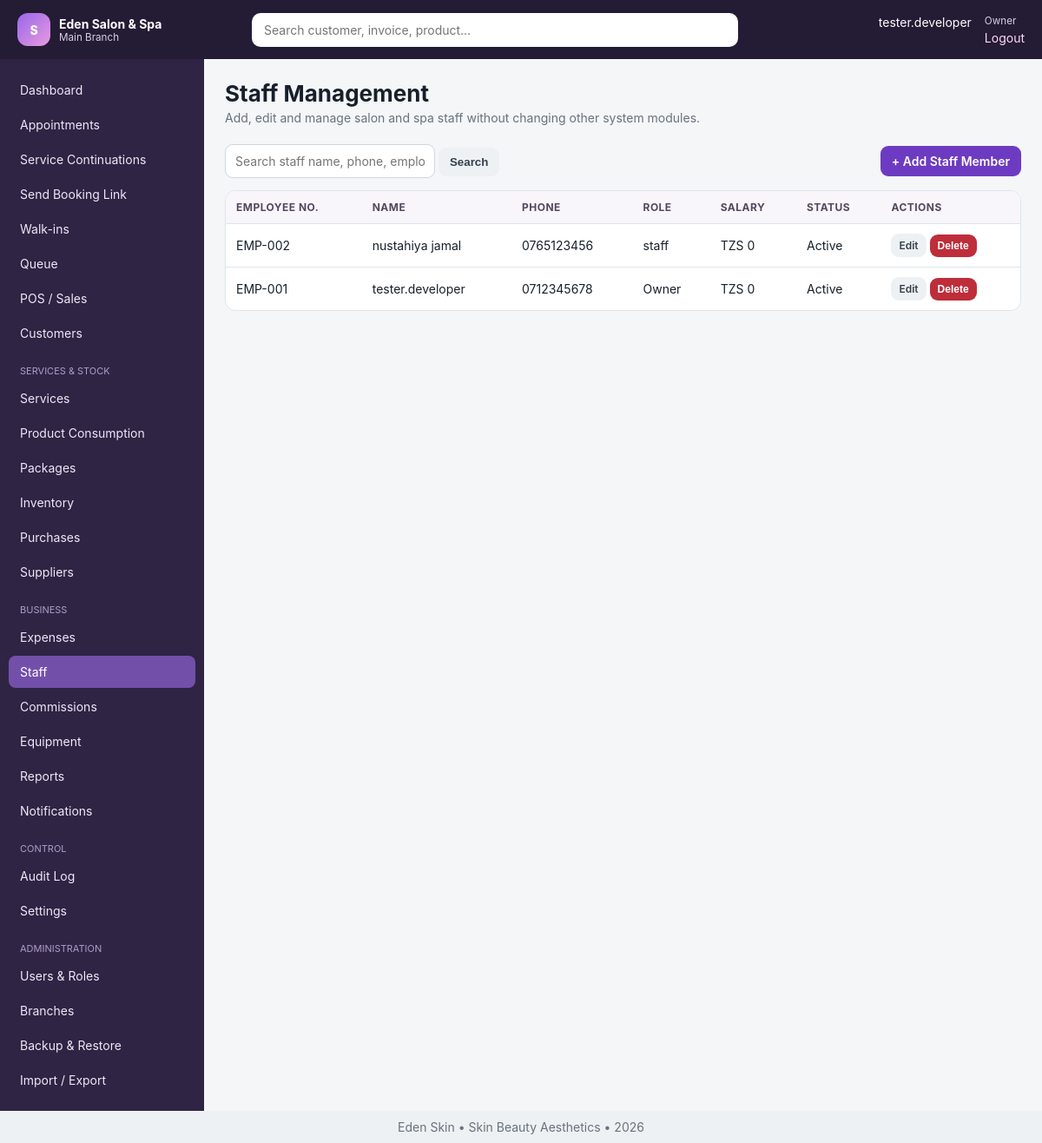
/modules/staff.php (signed in), run on the app's committed database.
### tables this page shows
CREATE TABLE `settings` (
  `id` int(11) NOT NULL AUTO_INCREMENT,
  `branch_id` int(11) DEFAULT NULL,
  `setting_key` varchar(100) NOT NULL,
  `setting_value` text DEFAULT NULL,
  `setting_group` varchar(80) DEFAULT 'general',
  `updated_by` int(11) DEFAULT NULL,
  `updated_at` datetime DEFAULT current_timestamp() ON UPDATE current_timestamp(),
  PRIMARY KEY (`id`),
  UNIQUE KEY `uniq_setting` (`branch_id`,`setting_key`),
  KEY `updated_by` (`updated_by`),
  CONSTRAINT `settings_ibfk_1` FOREIGN KEY (`branch_id`) REFERENCES `branches` (`id`) ON DELETE CASCADE,
  CONSTRAINT `settings_ibfk_2` FOREIGN KEY (`updated_by`) REFERENCES `users` (`id`) ON DELETE SET NULL
);

CREATE TABLE `users` (
  `id` int(11) NOT NULL AUTO_INCREMENT,
  `branch_id` int(11) NOT NULL,
  `staff_id` int(11) DEFAULT NULL,
  `role_id` int(11) NOT NULL,
  `username` varchar(80) NOT NULL,
  `password_hash` varchar(255) NOT NULL,
  `status` enum('active','inactive','locked') DEFAULT 'active',
  `last_login_at` datetime DEFAULT NULL,
  `created_at` datetime DEFAULT current_timestamp(),
  PRIMARY KEY (`id`),
  UNIQUE KEY `username` (`username`),
  KEY `branch_id` (`branch_id`),
  KEY `staff_id` (`staff_id`),
  KEY `role_id` (`role_id`),
  CONSTRAINT `users_ibfk_1` FOREIGN KEY (`branch_id`) REFERENCES `branches` (`id`),
  CONSTRAINT `users_ibfk_2` FOREIGN KEY (`staff_id`) REFERENCES `staff` (`id`) ON DELETE SET NULL,
  CONSTRAINT `users_ibfk_3` FOREIGN KEY (`role_id`) REFERENCES `roles` (`id`)
);

CREATE TABLE `branches` (
  `id` int(11) NOT NULL AUTO_INCREMENT,
  `business_id` int(11) NOT NULL,
  `name` varchar(120) NOT NULL,
  `code` varchar(20) NOT NULL,
  `phone` varchar(30) DEFAULT NULL,
  `email` varchar(120) DEFAULT NULL,
  `address` varchar(255) DEFAULT NULL,
  `opening_time` time DEFAULT '08:00:00',
  `closing_time` time DEFAULT '20:00:00',
  `status` enum('active','inactive') DEFAULT 'active',
  `created_at` datetime DEFAULT current_timestamp(),
  PRIMARY KEY (`id`),
  UNIQUE KEY `code` (`code`),
  KEY `business_id` (`business_id`),
  CONSTRAINT `branches_ibfk_1` FOREIGN KEY (`business_id`) REFERENCES `businesses` (`id`)
);

CREATE TABLE `staff` (
  `id` int(11) NOT NULL AUTO_INCREMENT,
  `branch_id` int(11) NOT NULL,
  `employee_no` varchar(30) DEFAULT NULL,
  `photo` varchar(255) DEFAULT NULL,
  `full_name` varchar(150) NOT NULL,
  `phone` varchar(30) DEFAULT NULL,
  `email` varchar(120) DEFAULT NULL,
  `gender` enum('Male','Female','Other') DEFAULT 'Female',
  `date_of_birth` date DEFAULT NULL,
  `address` varchar(255) DEFAULT NULL,
  `role_title` varchar(100) DEFAULT NULL,
  `salary` decimal(14,2) DEFAULT 0.00,
  `default_commission_type` enum('percentage','fixed') DEFAULT 'percentage',
  `default_commission_value` decimal(10,2) DEFAULT 0.00,
  `employment_date` date DEFAULT NULL,
  `emergency_contact` varchar(120) DEFAULT NULL,
  `status` enum('active','inactive','terminated') DEFAULT 'active',
  `created_at` datetime DEFAULT current_timestamp(),
  `updated_at` datetime DEFAULT NULL,
  PRIMARY KEY (`id`),
  UNIQUE KEY `employee_no` (`employee_no`),
  KEY `branch_id` (`branch_id`),
  CONSTRAINT `staff_ibfk_1` FOREIGN KEY (`branch_id`) REFERENCES `branches` (`id`)
);

CREATE TABLE `roles` (
  `id` int(11) NOT NULL AUTO_INCREMENT,
  `name` varchar(80) NOT NULL,
  `description` varchar(255) DEFAULT NULL,
  `is_system` tinyint(1) DEFAULT 0,
  `created_at` datetime DEFAULT current_timestamp(),
  PRIMARY KEY (`id`),
  UNIQUE KEY `name` (`name`)
);

### includes/functions.php (called while the page is built, shortened)
<?php
function app_config(): array {
    static $config;
    if (!$config) {
        $file=dirname(__DIR__).'/config.php';
        $config=require $file;
    }
    return $config;
}
function e(mixed $v): string { return htmlspecialchars((string)$v, ENT_QUOTES, 'UTF-8'); }
function url(string $path=''): string { $base=rtrim(app_config()['app']['base_url'] ?? '', '/'); return $base.'/'.ltrim($path,'/'); }
function money(float|int|string|null $n): string { return 'TZS '.number_format((float)$n,0,'.',','); }
function setting(string $key,mixed $default=null,?int $branchId=null): mixed {
    try { $branchId=$branchId??current_branch_id(); $r=one('SELECT setting_value FROM settings WHERE setting_key=? AND (branch_id=? OR branch_id IS NULL) ORDER BY branch_id IS NOT NULL DESC LIMIT 1',[$key,$branchId]); return $r ? $r['setting_value'] : $default; } catch(Throwable){ return $default; }
}

### config.php (called while the page is built)
<?php
return array (
  'db' =>
  array (
    'host' => '127.0.0.1',
    'port' => '3306',
    'name' => 'salon_spa_tz',
    'user' => 'root',
    'pass' => '',
    'charset' => 'utf8mb4',
  ),
  'app' =>
  array (
    'name' => 'Salon & Spa Manager',
    'base_url' => '/salon_spa_management_system',
    'timezone' => 'Africa/Dar_es_Salaam',
    'currency' => 'TZS',
    'session_timeout' => 3600,
    'debug' => false,
  ),
);

### includes/auth.php (called while the page is built, shortened)
<?php
function is_logged_in(): bool { return !empty($_SESSION['user_id']); }
function require_login(): void {
    if(!current_user()){ logout_user(); redirect('login.php'); }
}
function current_user(): ?array { static $u; if(!is_logged_in())return null; if(!$u)$u=one('SELECT u.*,r.name role_name,s.full_name staff_name,b.name branch_name FROM users u JOIN roles r ON r.id=u.role_id LEFT JOIN staff s ON s.id=u.staff_id LEFT JOIN branches b ON b.id=u.branch_id WHERE u.id=?',[$_SESSION['user_id']]); return $u; }
function current_branch_id(): ?int {
    if(isset($_SESSION['branch_id']) && (int)$_SESSION['branch_id']>0) return (int)$_SESSION['branch_id'];
    return null;
}
function can(string $code): bool { $u=current_user(); return $u && ($u['role_name']==='Owner' || in_array($code,permissions(),true)); }
function require_permission(string $code): void { require_login(); if(!can($code)){http_response_code(403); include dirname(__DIR__).'/403.php'; exit;} }

### includes/db.php (called while the page is built, shortened)
<?php
function db(): PDO {
    static $pdo = null;
    if ($pdo instanceof PDO) return $pdo;
    $cfg = app_config()['db'];
    $dsn = sprintf('mysql:host=%s;port=%s;dbname=%s;charset=%s', $cfg['host'], $cfg['port'], $cfg['name'], $cfg['charset']);
    $pdo = new PDO($dsn, $cfg['user'], $cfg['pass'], [
        PDO::ATTR_ERRMODE => PDO::ERRMODE_EXCEPTION,
        PDO::ATTR_DEFAULT_FETCH_MODE => PDO::FETCH_ASSOC,
        PDO::ATTR_EMULATE_PREPARES => false,
    ]);
    return $pdo;
}
function q(string $sql, array $params=[]): PDOStatement { $s=db()->prepare($sql); $s->execute($params); return $s; }
function one(string $sql, array $params=[]): ?array { $r=q($sql,$params)->fetch(); return $r ?: null; }
function all(string $sql, array $params=[]): array { return q($sql,$params)->fetchAll(); }

### modules/staff.php (the view, shortened to what this page needs)
<?php
require_permission('staff.view');
$canManage = can('staff.manage');
$self = $_SERVER['SCRIPT_NAME'] ?? '/modules/staff.php';
$qterm = trim((string)($_GET['q'] ?? ''));
$params = [];
$where = '1=1';
$rows = all("SELECT * FROM staff WHERE $where ORDER BY id DESC", $params);
$title = 'Staff Management';
$subtitle = 'Add, edit and manage salon and spa staff without changing other system modules.';
include dirname(__DIR__).'/includes/header.php';
?>
<div class="toolbar">
    <form method="get" action="<?=e($self)?>">
        <input name="q" value="<?=e($qterm)?>" placeholder="Search staff name, phone, employee number or role…">
        <button class="btn light" type="submit">Search</button>
    </form>
    <?php if ($canManage): ?>
        <a class="btn" href="<?=e($self)?>?new=1">+ Add Staff Member</a>
    <?php endif; ?>
</div>
<div class="table-wrap">
    <table>
        <thead>
            <tr>
                <th>Employee No.</th>
                <th>Name</th>
                <th>Phone</th>
                <th>Role</th>
                <th>Salary</th>
                <th>Status</th>
                <th>Actions</th>
            </tr>
        </thead>
        <tbody>
        <?php foreach ($rows as $r): ?>
            <tr>
                <td><?=e($r['employee_no'] ?? '')?></td>
                <td><?=e($r['full_name'] ?? '')?></td>
                <td><?=e($r['phone'] ?? '')?></td>
                <td><?=e($r['role_title'] ?? '')?></td>
                <td><?=money($r['salary'] ?? 0)?></td>
                <td><?=e(ucfirst((string)($r['status'] ?? '')))?></td>
                <td>
                    <?php if ($canManage): ?>
                        <a class="btn small light" href="<?=e($self)?>?edit=<?=e($r['id'])?>">Edit</a>
                        <form method="post" action="<?=e($self)?>" style="display:inline">
                            <button class="btn small danger" type="submit" data-confirm="Delete this staff member?">Delete</button>
                        </form>
                    <?php else: ?>
                        <span class="muted">View only</span>
                    <?php endif; ?>
                </td>
            </tr>
        <?php endforeach; ?>
        </tbody>
    </table>
</div>
<?php include dirname(__DIR__).'/includes/footer.php'; ?>

### includes/header.php (shortened to what this page needs)
<?php
require_login(); $u=current_user(); $title=$title??'Dashboard';
function nav_file_available(string $href): bool {
    return is_file(dirname(__DIR__).'/'.ltrim($href,'/'));
}
function current_rel_script_for_nav(): string {
    $script=str_replace('\\','/',$_SERVER['SCRIPT_NAME']??'');
    $base=(string)(app_config()['app']['base_url']??'');
    $base=rtrim(str_replace('\\','/',$base),'/');
    return ltrim($script,'/');
}
$navGroups=[
 'Main'=>[
  ['dashboard.php','Dashboard','dashboard.view'],
  ['modules/appointments.php','Appointments','appointments.view'],
  ['modules/continuations.php','Service Continuations','appointments.view'],
  ['modules/booking_link.php','Send Booking Link','appointments.manage'],
  ['modules/walkins.php','Walk-ins','queue.manage'],
  ['modules/queue.php','Queue','queue.manage'],
  ['modules/pos.php','POS / Sales','sales.create'],
  ['modules/customers.php','Customers','customers.view'],
 ],
 'Services & Stock'=>[
  ['modules/services.php','Services','services.manage'],
  ['modules/service_consumption.php','Product Consumption','services.manage'],
  ['modules/packages.php','Packages','services.manage'],
  ['modules/inventory.php','Inventory','inventory.view'],
  ['modules/purchases.php','Purchases','purchases.manage'],
  ['modules/suppliers.php','Suppliers','suppliers.manage'],
 ],
 'Business'=>[
  ['modules/expenses.php','Expenses','expenses.manage'],
  ['modules/staff.php','Staff','staff.view'],
  ['modules/commissions.php','Commissions','commissions.view'],
  ['modules/equipment.php','Equipment','equipment.manage'],
  ['modules/reports.php','Reports','reports.view'],
  ['modules/notifications.php','Notifications','notifications.manage'],
 ],
 'Control'=>[
  ['modules/audit.php','Audit Log','audit.view'],
  ['modules/settings.php','Settings','settings.manage'],
 ],
 'Administration'=>[
  ['modules/users.php','Users & Roles','users.manage'],
  ['modules/branches.php','Branches','users.manage'],
  ['modules/backups.php','Backup & Restore','users.manage'],
  ['modules/imports.php','Import / Export','users.manage'],
 ],
];
$current=current_rel_script_for_nav();
$hasSearch=nav_file_available('modules/search.php');
?><!doctype html><html lang="en"><head><link rel="stylesheet" href="<?=url('assets/css/app.css')?>"></head><body>
<header class="topbar"><button class="menu-btn" data-toggle-menu>☰</button><div class="brand"><span class="brand-mark">S</span><div><strong><?=e(setting('business_name',app_config()['app']['name']))?></strong><small><?=e($u['branch_name']??'Main Branch')?></small></div></div><?php if($hasSearch):?><form class="global-search" action="<?=url('modules/search.php')?>"><input name="q" placeholder="Search customer, invoice, product…"></form><?php else:?><div class="global-search"></div><?php endif;?><div class="userbox"><span><?=e($u['staff_name']?:$u['username'])?></span><small><?=e($u['role_name'])?></small><a href="<?=url('logout.php')?>">Logout</a></div></header>
<div class="layout"><aside class="sidebar" id="sidebar"><nav><?php foreach($navGroups as $group=>$items): $visible=[]; foreach($items as $item){ [$href,$label,$perm]=$item; if(nav_file_available($href) && can($perm)) $visible[]=$item; } if(!$visible) continue; if($group!=='Main'): ?><div class="nav-heading"><?=e($group)?></div><?php endif; foreach($visible as [$href,$label,$perm]): ?><a href="<?=url($href)?>" class="<?=$current===$href?'active':''?>"><?=e($label)?></a><?php endforeach; endforeach; ?></nav></aside><main class="content"><div class="page-head"><div><h1><?=e($title)?></h1><?php if(!empty($subtitle)):?><p><?=e($subtitle)?></p><?php endif;?></div></div>

### assets/css/app.css (style rules this page uses)
:root { --bg:#f4f6f8;--panel:#fff;--ink:#17202a;--muted:#68727d;--line:#dfe5ea;--brand:#6d3bc1;--brand2:#9a67ea;--danger:#be2d3a;--success:#18794e;--warning:#a05a00;--radius:14px;--shadow:0 8px 25px rgba(34,30,50,.08) }
* { box-sizing:border-box }
body { margin:0;font-family:Inter,Segoe UI,Arial,sans-serif;background:var(--bg);color:var(--ink);font-size:14px }
a { color:var(--brand);text-decoration:none }
.topbar { height:68px;background:#241b35;color:#fff;display:flex;align-items:center;padding:0 20px;gap:20px;position:sticky;top:0;z-index:50 }
.brand { display:flex;align-items:center;gap:10px;min-width:250px }
.brand-mark { width:38px;height:38px;background:linear-gradient(135deg,var(--brand2),#e79adf);border-radius:12px;display:grid;place-items:center;font-weight:800 }
.brand small,.userbox small { display:block;color:#d8cfe5 }
.global-search { flex:1 }
.global-search input { width:100%;max-width:560px;background:#fff;border:0;border-radius:10px;padding:11px 14px }
.userbox { display:grid;grid-template-columns:auto auto;gap:1px 15px }
.userbox a { grid-column:2;color:#ffd9f6 }
.layout { display:flex;min-height:calc(100vh - 98px) }
.sidebar { width:235px;background:#2f2444;padding:14px 10px }
.sidebar a { display:block;color:#ede8f6;padding:10px 13px;margin:3px 0;border-radius:8px }
.sidebar a:hover,.sidebar a.active { background:#7250aa;color:white }
.nav-heading { color:#af9dc9;text-transform:uppercase;font-size:11px;margin:18px 13px 6px }
.content { flex:1;padding:24px;min-width:0 }
.page-head { display:flex;align-items:center;justify-content:space-between;margin-bottom:18px }
.page-head h1 { margin:0;font-size:26px }
.page-head p { margin:4px 0;color:var(--muted) }
.toolbar { display:flex;gap:10px;flex-wrap:wrap;align-items:center;margin-bottom:14px }
.btn { display:inline-flex;align-items:center;justify-content:center;gap:6px;border:0;border-radius:9px;padding:9px 13px;background:var(--brand);color:#fff;cursor:pointer;font-weight:600 }
.btn.danger { background:var(--danger) }
.btn.light { background:#eef1f4;color:#34404b }
.btn.small { padding:6px 9px;font-size:12px }
.table-wrap { overflow:auto;border:1px solid var(--line);border-radius:12px;background:white }
table { border-collapse:collapse;width:100% }
th,td { text-align:left;padding:11px 12px;border-bottom:1px solid var(--line);white-space:nowrap }
th { background:#f8f6fb;color:#534760;font-size:12px;text-transform:uppercase;letter-spacing:.04em }
tr:last-child td { border-bottom:0 }
input,select,textarea { font:inherit;border:1px solid #cfd7de;border-radius:9px;padding:10px 11px;background:#fff }

### data on the page
settings: setting_value "Eden Salon & Spa"
users: branch.name "Main Branch", staff.full_name "tester.developer", role.name "Owner"
staff: employee_no "EMP-002", full_name "nustahiya jamal", phone "0765123456", role_title "staff", salary "TZS 0", status "Active"
staff: employee_no "EMP-001", full_name "tester.developer", phone "0712345678", role_title "Owner", salary "TZS 0", status "Active"

### other printed values
$label "Dashboard"
$label "Appointments"
$label "Service Continuations"
$label "Send Booking Link"
$label "Walk-ins"
$label "Queue"
$label "POS / Sales"
$label "Customers"
$group "SERVICES & STOCK"
$label "Services"
$label "Product Consumption"
$label "Packages"
$label "Inventory"
$label "Purchases"
$label "Suppliers"
